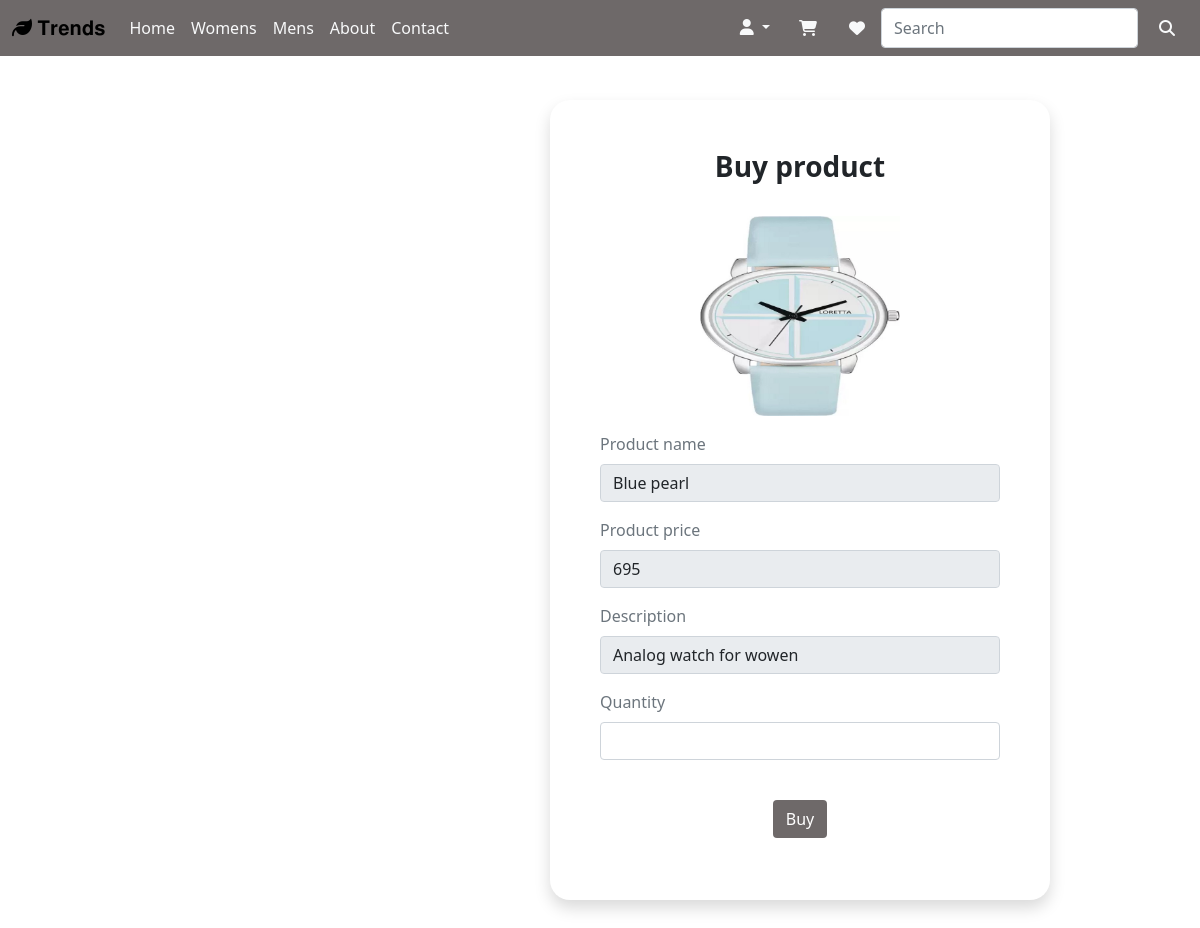
/trendsapp/buyproduct/60, run on the app's committed database.
### trendsapp/models.py (models this page shows, shortened)
class cart(models.Model):
    productname = models.CharField(max_length=30)
    productprice = models.IntegerField()
    description = models.CharField(max_length=100)
    productimage = models.ImageField()
    userid = models.IntegerField()

### trendsapp/views.py (the view, shortened to what this page needs)
# urls.py: path('buyproduct/<int:id>',buyproduct),
def buyproduct(request,id):
    a=cart.objects.get(id=id)
    im=str(a.productimage).split('/')[-1]
    return render(request,"buy.html",{'a':a,'im':im})

### trendsapp/templates/buy.html (shortened to what this page needs)
<!DOCTYPE html>
<html lang="en">
{% load static %}
<head>
    <link href="https://cdn.jsdelivr.net/npm/bootstrap@5.0.2/dist/css/bootstrap.min.css" rel="stylesheet">
</head>
<body>
    <div>
        <nav class="navbar navbar-expand-lg fixed-top ">
            <div class="container-fluid">
              <a class="navbar-brand" href="" id="h"><i class="fa-solid fa-leaf"></i>&nbsp;𝐓𝐫𝐞𝐧𝐝𝐬</a>
              <div class="collapse navbar-collapse" id="navbarSupportedContent">
                <ul class="navbar-nav me-auto mb-2 mb-lg-0">
       <li class="nav-item">
                <a class="nav-link text-light" href="http://127.0.0.1:8000/trendsapp/home/">Home</a>
              </li>
              <li class="nav-item">
                <a class="nav-link text-light" href="http://127.0.0.1:8000/trendsapp/women/">Womens</a>
              </li>
              <li class="nav-item">
                <a class="nav-link text-light" href="http://127.0.0.1:8000/trendsapp/men/">Mens</a>
              </li>
                  <li class="nav-item">
                    <a class="nav-link text-light" href="">About</a>
                  </li>
                  <li class="nav-item">
                    <a class="nav-link text-light" href="">Contact</a>
                  </li>
                </ul>
                <form class="d-flex">
                  <div class="dropdown">
                    <a class="btn dropdown-toggle text-light" type="button" id="dropdownMenuButton1" data-bs-toggle="dropdown" aria-expanded="false">
                      <i class="fa-solid fa-user fa-1x "></i>
                    </a>
                  </div>
                  <a  class="nav-link text-light" href=""><i class="fa-solid fa-cart-shopping fa-1x"></i></a>
                  <a  class="nav-link text-light" href=""><i class="fa-solid fa-heart fa-1x"></i></a>
                    <input class="form-control me-2" type="search" placeholder="Search" aria-label="Search">
                    <button class="btn text-light"><i class=" fa-sharp fa-solid fa-magnifying-glass fa-1x"></i></button>
                </form>
              </div>
            </div>
    </nav>
    <div  id="b" class="bg-white shadow">
    <div class="mb-3">
        <h3 align="center"><strong>
           Buy product
        </strong> </h3><br>
        <form method="post" enctype="multipart/form-data">{% csrf_token %}
                <div class="mb-3">
                    <center>
          <img src="{% static im %}" height="200px" width="200px">
                        </center>
      </div>
        <label class="form-label text-secondary">Product name</label><br>
        <input type="text" class="form-control" name="productname" value="{{a.productname}}" readonly>
      </div>
      <div class="mb-3">
        <label class="form-label text-secondary">Product price</label>
        <input type="number" class="form-control" name="productprice" value="{{a.productprice}}" readonly>
      </div>
 <div class="mb-3">
        <label class="form-label text-secondary">Description</label>
        <input type="text" class="form-control" name="description" value="{{a.description}}" readonly>
      </div>
         <div class="mb-3">
        <label class="form-label text-secondary">Quantity</label>
        <input type="number" class="form-control" name="quantity">
      </div>
       <br><center>
      <div class="mb-3">
        <button type="submit" class="btn" style="background-color:rgb(110, 105, 105);color:white">Buy</button>
      </div>
    </center>
    </div>
</div>
</body>
</html>

### trendsapp/templates/buy.html (style rules this page uses)
.navbar { background-color:rgb(110, 105, 105); }
#h { color: black; }
#b { height:800px; width:500px; padding:50px; margin:100px 550px; border: 2px; border-radius: 20px; }

### data on the page
cart: productname "Blue pearl", productprice "695", description "Analog watch for wowen"
